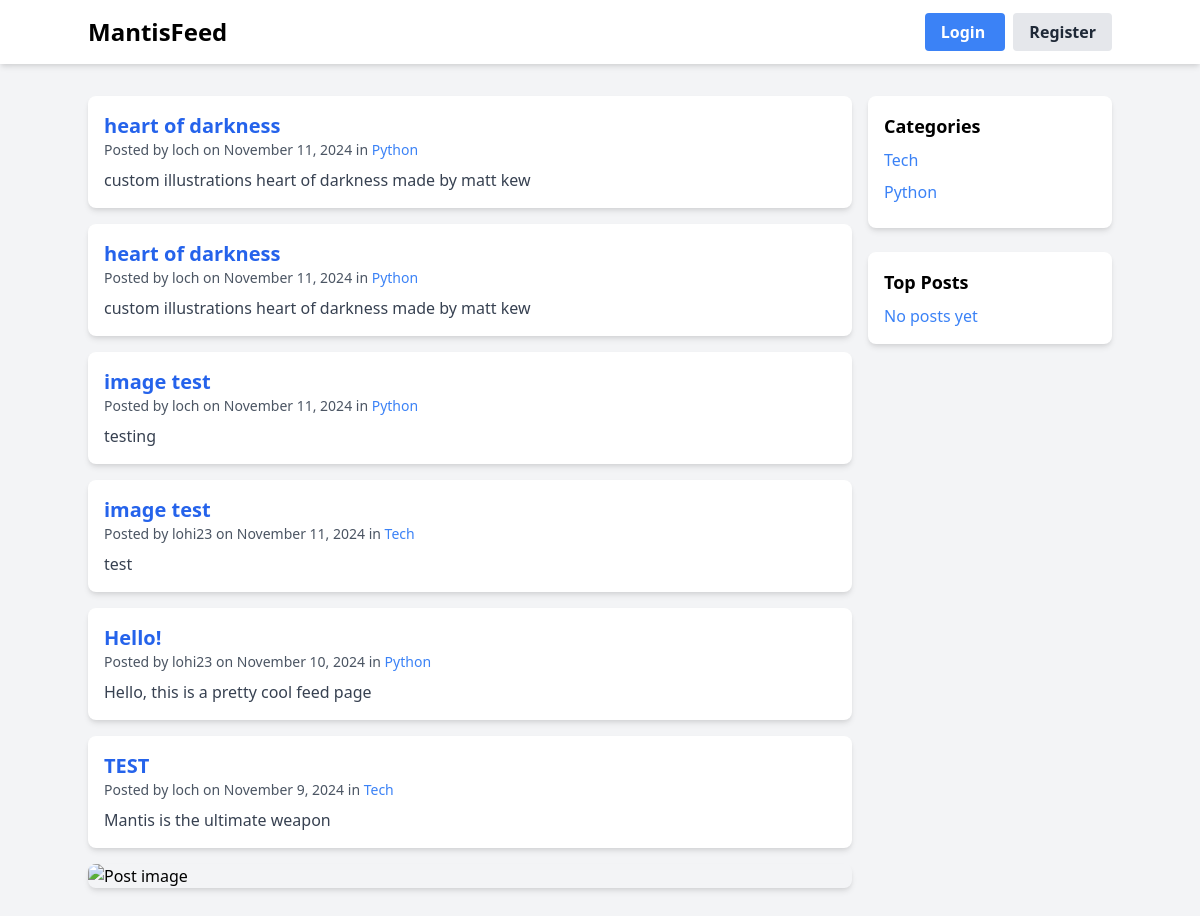
The page / on the database its author committed.
### posts/models.py (models this page shows, shortened)
class Post(models.Model):
    title = models.CharField(max_length=200)
    content = models.TextField()
    image = models.ImageField(upload_to='post_images/', null=True, blank=True)
    created_at = models.DateTimeField(auto_now_add=True)
    author = models.ForeignKey(User, on_delete=models.CASCADE)
    category = models.ForeignKey(Category, on_delete=models.CASCADE)
    upvotes = models.ManyToManyField(User, related_name='post_upvotes', blank=True)
    downvotes = models.ManyToManyField(User, related_name='post_downvotes', blank=True)

class Category(models.Model):
    name = models.CharField(max_length=100)
    description = models.TextField(blank=True)
    created_at = models.DateTimeField(auto_now_add=True)
    class Meta:
        verbose_name_plural = "Categories"

### posts/views.py (the view)
# urls.py: path('', views.post_list, name='post_list'),
def post_list(request):
    posts = Post.objects.all().order_by('-created_at')
    categories = Category.objects.all()
    top_posts = Post.objects.annotate(
        total_score=Count('upvotes') - Count('downvotes')
    ).order_by('-total_score')[:5]
    return render(request, 'posts/post_list.html', {
        'posts': posts,
        'categories': categories,
        'top_posts': top_posts
    })

### posts/templates/posts/post_list.html (shortened to what this page needs)
{% extends 'posts/base.html' %}
{% block content %}
<div class="grid grid-cols-4 gap-4">
    <div class="col-span-3">
        {% for post in posts %}
            <div class="bg-white rounded-lg shadow-md p-4 mb-4">
                <h2 class="text-xl font-bold">
                    <a href="{% url 'posts:post_detail' post.id %}" class="text-blue-600 hover:text-blue-800">
                        {{ post.title }}
                    </a>
                </h2>
                <div class="text-gray-600 text-sm mb-2">
                    Posted by {{ post.author.username }} on {{ post.created_at|date:"F j, Y" }}
                    in <a href="#" class="text-blue-500">{{ post.category.name }}</a>
                </div>
                <p class="text-gray-700">{{ post.content|truncatewords:50 }}</p>
            </div>
        {% empty %}
            <div class="bg-white rounded-lg shadow-md p-4">
                <p>No posts yet.</p>
            </div>
        {% endfor %}
    <div class="mt-4">
        <img src="{{ post.image.url }}" alt="Post image" class="max-w-full rounded-lg shadow-md">
    </div>
    </div>
    <div class="col-span-1">
        <div class="bg-white rounded-lg shadow-md p-4">
            <h3 class="text-lg font-bold mb-2">Categories</h3>
            <ul>
                {% for category in categories %}
                    <li class="mb-2">
                        <a href="#" class="text-blue-500 hover:text-blue-700">
                            {{ category.name }}
                        </a>
                    </li>
                {% endfor %}
            </ul>
        </div>
<br>
        <div class="bg-white rounded-lg shadow-md p-4">
            <h3 class="text-lg font-bold mb-2">Top Posts</h3>
            <ul>
                {% if post.id %}
                    {% for posts in top_posts %}
                        <li class="mb-3 pb-2-border-b border-gray-200 last:border-0">
                            <a href="{% url 'posts:post_detail' post.id %}" class="text-blue-500 hover:text-blue-700 font-medium">
                                {{ post.title }}
                            </a>
                            <div class="text-sm text-grey-600">
                            Upvotes {{ post.upvotes.count }}
                            <br>
                            Score: {{ post.total_score }}
                            </div>
                        </li>
                    {% endfor %}
                {% else %}
                    <li class="text-blue-500"> No posts yet</li>
                {% endif%}
            </ul>
        </div>
    </div>
</div>
{% endblock %}

### rows shown on the page
Post: title "heart of darkness", author.username "loch", created_at "November 11, 2024", category.name "Python", content "custom illustrations heart of darkness made by matt kew"
Post: title "heart of darkness", author.username "loch", created_at "November 11, 2024", category.name "Python", content "custom illustrations heart of darkness made by matt kew"
Post: title "image test", author.username "loch", created_at "November 11, 2024", category.name "Python", content "testing"
Post: title "image test", author.username "lohi23", created_at "November 11, 2024", category.name "Tech", content "test"
Post: title "Hello!", author.username "lohi23", created_at "November 10, 2024", category.name "Python", content "Hello, this is a pretty cool feed page"
Post: title "TEST", author.username "loch", created_at "November 9, 2024", category.name "Tech", content "Mantis is the ultimate weapon"
Category: name "Tech"
Category: name "Python"
